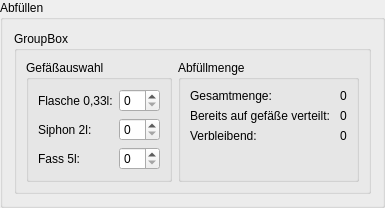
         <widget class="QGroupBox" name="groupBox_5">
          <property name="sizePolicy">
           <sizepolicy hsizetype="Preferred" vsizetype="Preferred">
            <horstretch>0</horstretch>
            <verstretch>0</verstretch>
           </sizepolicy>
          </property>
          <property name="title">
           <string>Abfüllen</string>
          </property>
          <layout class="QVBoxLayout" name="verticalLayout_3">
           <item>
            <widget class="QGroupBox" name="groupBox_7">
             <property name="title">
              <string>GroupBox</string>
             </property>
             <layout class="QHBoxLayout" name="horizontalLayout">
              <item>
               <widget class="QGroupBox" name="groupBox_gefaessauswahl">
                <property name="sizePolicy">
                 <sizepolicy hsizetype="Minimum" vsizetype="Preferred">
                  <horstretch>0</horstretch>
                  <verstretch>0</verstretch>
                 </sizepolicy>
                </property>
                <property name="maximumSize">
                 <size>
                  <width>400</width>
                  <height>16777215</height>
                 </size>
                </property>
                <property name="title">
                 <string>Gefäßauswahl</string>
                </property>
                <layout class="QFormLayout" name="formLayout_2">
                 <property name="sizeConstraint">
                  <enum>QLayout::SetMinimumSize</enum>
                 </property>
                 <property name="labelAlignment">
                  <set>Qt::AlignLeading|Qt::AlignLeft|Qt::AlignVCenter</set>
                 </property>
                 <property name="formAlignment">
                  <set>Qt::AlignRight|Qt::AlignTop|Qt::AlignTrailing</set>
                 </property>
                 <item row="1" column="0">
                  <widget class="QLabel" name="label_Siphon">
                   <property name="text">
                    <string>Siphon 2l:</string>
                   </property>
                  </widget>
                 </item>
                 <item row="1" column="1">
                  <widget class="QSpinBox" name="spinBox_Siphon"/>
                 </item>
                 <item row="2" column="0">
                  <widget class="QLabel" name="label_Fass">
                   <property name="text">
                    <string>Fass 5l:</string>
                   </property>
                  </widget>
                 </item>
                 <item row="2" column="1">
                  <widget class="QSpinBox" name="spinBox_Fass"/>
                 </item>
                 <item row="0" column="0">
                  <widget class="QLabel" name="label_Flasche">
                   <property name="text">
                    <string>Flasche 0,33l:</string>
                   </property>
                  </widget>
                 </item>
                 <item row="0" column="1">
                  <widget class="QSpinBox" name="spinBox_Flasche">
                   <property name="sizePolicy">
                    <sizepolicy hsizetype="Minimum" vsizetype="Minimum">
                     <horstretch>0</horstretch>
                     <verstretch>0</verstretch>
                    </sizepolicy>
                   </property>
                  </widget>
                 </item>
                </layout>
               </widget>
              </item>
              <item>
               <widget class="QGroupBox" name="groupBox_Verteilung">
                <property name="sizePolicy">
                 <sizepolicy hsizetype="Minimum" vsizetype="Preferred">
                  <horstretch>0</horstretch>
                  <verstretch>0</verstretch>
                 </sizepolicy>
                </property>
                <property name="maximumSize">
                 <size>
                  <width>400</width>
                  <height>16777215</height>
                 </size>
                </property>
                <property name="title">
                 <string>Abfüllmenge</string>
                </property>
                <layout class="QFormLayout" name="formLayout">
                 <property name="sizeConstraint">
                  <enum>QLayout::SetMinimumSize</enum>
                 </property>
                 <property name="labelAlignment">
                  <set>Qt::AlignLeading|Qt::AlignLeft|Qt::AlignVCenter</set>
                 </property>
                 <property name="formAlignment">
                  <set>Qt::AlignRight|Qt::AlignTop|Qt::AlignTrailing</set>
                 </property>
                 <item row="0" column="0">
                  <widget class="QLabel" name="label_Gesamtmenge">
                   <property name="text">
                    <string>Gesamtmenge: </string>
                   </property>
                  </widget>
                 </item>
                 <item row="0" column="1">
                  <widget class="QLabel" name="label_GesamtmengeValue">
                   <property name="text">
                    <string>0</string>
                   </property>
                  </widget>
                 </item>
                 <item row="1" column="0">
                  <widget class="QLabel" name="label_Verteilt">
                   <property name="text">
                    <string>Bereits auf gefäße verteilt: </string>
                   </property>
                  </widget>
                 </item>
                 <item row="1" column="1">
                  <widget class="QLabel" name="label_VerteiltValue">
                   <property name="text">
                    <string>0</string>
                   </property>
                  </widget>
                 </item>
                 <item row="2" column="0">
                  <widget class="QLabel" name="label_Verbleibend">
                   <property name="text">
                    <string>Verbleibend: </string>
                   </property>
                  </widget>
                 </item>
                 <item row="2" column="1">
                  <widget class="QLabel" name="label_VerbleibendValue">
                   <property name="text">
                    <string>0</string>
                   </property>
                  </widget>
                 </item>
                </layout>
               </widget>
              </item>
             </layout>
            </widget>
           </item>
          </layout>
         </widget>
